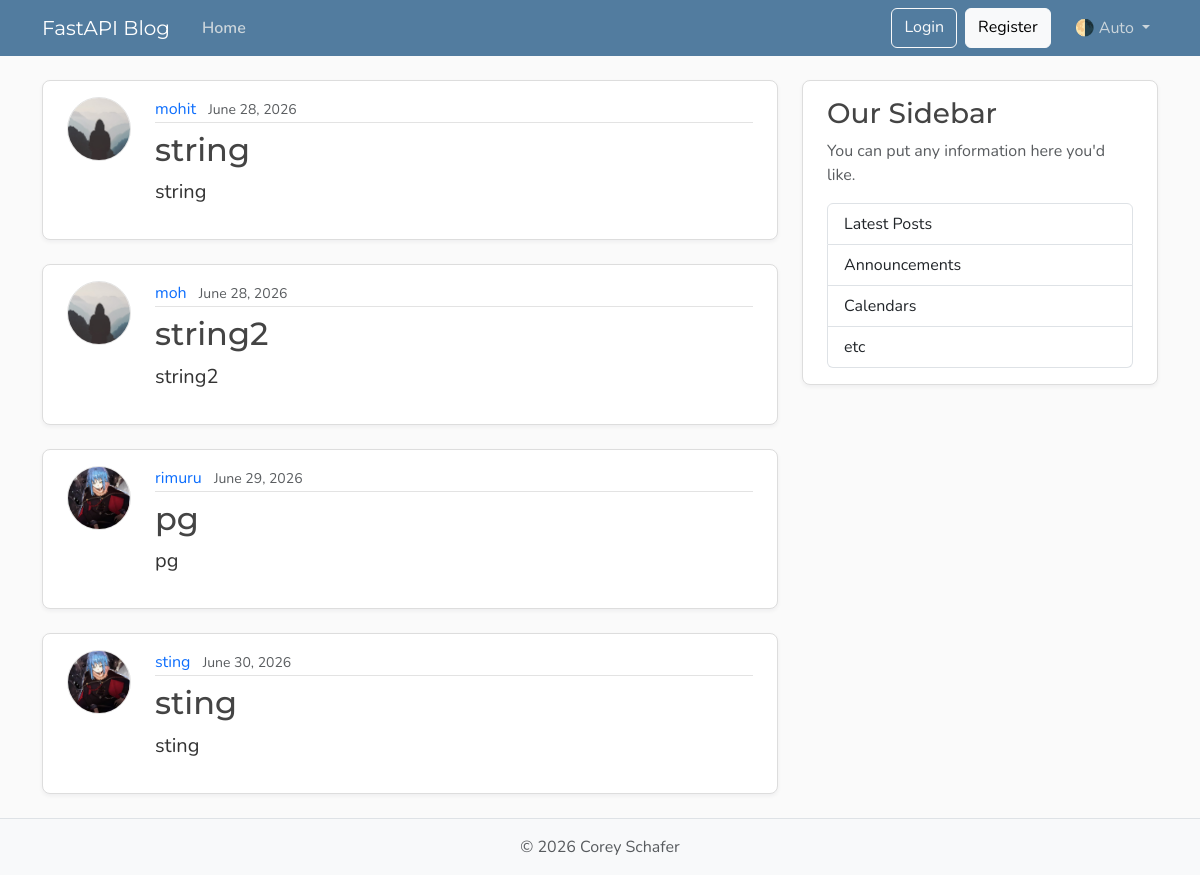
The page /posts on the database its author committed.
### models.py (models this page shows, shortened)
class Post(Base):
    __tablename__ = "posts"
    id: Mapped[int] = mapped_column(Integer, primary_key=True, index=True)
    title: Mapped[str] = mapped_column(String(100), nullable=False)
    content: Mapped[str] = mapped_column(Text, nullable=False)
    author: Mapped[User] = relationship(back_populates="posts")
    user_id: Mapped[int] = mapped_column(
        ForeignKey("users.id"),
        nullable=False,
        index=True,
    )
    date_posted: Mapped[datetime] = mapped_column(
        DateTime(timezone=True),
        default=lambda: datetime.now(UTC),
    )

class User(Base):
    __tablename__ = "users"
    id: Mapped[int] = mapped_column(Integer, primary_key=True, index=True)
    username: Mapped[str] = mapped_column(String(50), unique=True, nullable=False)
    email: Mapped[str] = mapped_column(String(120), unique=True, nullable=False)
    image_file: Mapped[str | None] = mapped_column(
        String(200),
        nullable=True,
        default=None,
    )
    posts: Mapped[list[Post]] = relationship(back_populates="author",cascade="all,delete-orphan")#* adding cascade part mean we are allowing to delete orphan post(post with a deleted user)

### notes.py (the view)
@app.get("/", include_in_schema=False, name="home")
@app.get("/posts", include_in_schema=False, name="posts")
async def home(request: Request, db: Annotated[AsyncSession, Depends(get_db)]):
    result = await db.execute(
        select(models.Post).options(selectinload(models.Post.author)),
    )                                 #* ^-- this is added in route in which we need to use relationship of author
    posts = result.scalars().all()
    return templates.TemplateResponse(
        request,
        "home.html",
        {"posts": posts, "title": "Home"},
    )

### templates/home.html
{% extends "layout.html" %}
{% block content %}
{% for post in posts %}
<article class="content-section py-3 px-4 mb-4">
  <div class="d-flex align-items-start gap-4">
    <img class="rounded-circle article-img flex-shrink-0"
      src="{{post.author.image_path}}" alt="{{ post.author.username }}'s profile picture" width="64" height="64"
      loading="lazy">
    <div class="flex-grow-1">
      <div class="article-metadata mb-2">
        <a class="me-2" href="{{ url_for('user_posts', user_id=post.author.id)}}">{{ post.author.username }}</a>
        <small class="text-body-secondary">{{ post.date_posted.strftime('%B %d, %Y') }}</small>
      </div>
      <h2>
        <a class="article-title" href="{{ url_for('post_page', post_id=post.id)}}">{{ post.title }}</a>
      </h2>
      <p class="article-content">{{ post.content }}</p>
    </div>
  </div>
</article>
{% endfor %}
{% endblock content %}

### templates/layout.html (shortened to what this page needs)
<!DOCTYPE html>
<html lang="en">
  <head>
    <link href="https://cdn.jsdelivr.net/npm/bootstrap@5.3.8/dist/css/bootstrap.min.css"
          rel="stylesheet"
>
    <link rel="stylesheet"
          type="text/css"
          href="{{ url_for('static', path='css/main.css') }}">
  </head>
  <body class="d-flex flex-column min-vh-100">
    <header class="site-header">
      <nav class="navbar navbar-expand-md bg-steel fixed-top"
           data-bs-theme="dark">
        <div class="container">
          <a class="navbar-brand me-4" href="#">FastAPI Blog</a>
          <div class="collapse navbar-collapse" id="navbarToggle">
            <div class="navbar-nav me-auto">
              <a class="nav-link active" aria-current="page" href="#">Home</a>
            </div>
            <div class="navbar-nav">
              <a class="btn btn-outline-light mb-2 mb-md-0 me-md-2" href="#">Login</a>
              <a class="btn btn-light mb-2 mb-md-0 me-md-3" href="#">Register</a>
              <div class="nav-item dropdown">
                <a class="nav-link dropdown-toggle"
                   href="#"
                   role="button"
                   id="bd-theme"
                   data-bs-toggle="dropdown"
                   aria-expanded="false">
                  <span id="bd-theme-text">🌗 Auto</span>
                </a>
              </div>
            </div>
          </div>
        </div>
      </nav>
    </header>
    <main role="main" class="container">
      <div class="row">
        <div class="col-md-8">
          {% block content %}
          {% endblock content %}
        </div>
        <aside class="col-md-4">
          <div class="content-section py-3 px-4 mb-4">
            <h3>Our Sidebar</h3>
            <p class="text-body-secondary">You can put any information here you'd like.</p>
            <ul class="list-group">
              <li class="list-group-item">Latest Posts</li>
              <li class="list-group-item">Announcements</li>
              <li class="list-group-item">Calendars</li>
              <li class="list-group-item">etc</li>
            </ul>
          </div>
        </aside>
      </div>
    </main>
    <footer class="mt-auto py-3 bg-body-tertiary border-top">
      <div class="container text-center">
        <p class="text-body-secondary mb-0">
          © <span id="year"></span> Corey Schafer
        </p>
      </div>
    </footer>
  </body>
</html>

### static/css/main.css (style rules this page uses)
:root { --font-heading: "Montserrat", system-ui, -apple-system, BlinkMacSystemFont, sans-serif; --font-body: "Nunito", system-ui, -apple-system, BlinkMacSystemFont, sans-serif; --color-bg-body: #fafafa; --color-bg-content: #ffffff; --color-text-primary: #333333; --color-text-heading: #444444; --color-steel: #527c9f; --color-nav-link: #cbd5db; --color-nav-link-hover: #ffffff; --color-link-hover: #428bca; --color-border: #dddddd; --color-border-light: #e3e3e3; --spacing-xl: 5rem; --article-img-size: 4rem; --account-img-size: 7.813rem; }
body { font-family: var(--font-body); background: var(--color-bg-body); color: var(--color-text-primary); }
main { padding-top: var(--spacing-xl); }
h1, h2, h3, h4, h5, h6 { font-family: var(--font-heading); color: var(--color-text-heading); }
.navbar-brand { font-family: var(--font-heading); }
a { text-decoration: none; }
.bg-steel { background-color: var(--color-steel); }
.site-header .navbar-nav .nav-link { color: var(--color-nav-link); transition: color 0.2s ease-in-out; }
.site-header .navbar-nav .nav-link.active { font-weight: 600; }
.content-section { background: var(--color-bg-content); border: 1px solid var(--color-border); border-radius: 0.5rem; box-shadow: 0 2px 4px rgba(15, 23, 42, 0.05); transition: box-shadow 0.15s ease, transform 0.15s ease, border-color 0.15s ease; }
.article-title { color: var(--color-text-heading); transition: color 0.2s ease-in-out; }
.article-content { white-space: pre-line; font-size: 1.25rem; }
.article-img { height: var(--article-img-size); width: var(--article-img-size); flex-shrink: 0; object-fit: cover; border: 1px solid var(--color-border-light); box-shadow: 0 0 0 2px var(--color-bg-content); }
.article-metadata { padding-bottom: 0.063rem; border-bottom: 1px solid var(--color-border-light); }
.article-metadata a { transition: color 0.2s ease-in-out; }
[data-bs-theme="dark"] { --color-bg-body: #1a1a1a; --color-bg-content: #2d2d2d; --color-text-primary: #e0e0e0; --color-text-heading: #f0f0f0; --color-border: #404040; --color-border-light: #4a4a4a; }

### rows shown on the page
Post: author.username "mohit", date_posted "June 28, 2026", title "string", content "string"
Post: author.username "moh", date_posted "June 28, 2026", title "string2", content "string2"
Post: author.image_path (picture), author.username "rimuru", date_posted "June 29, 2026", title "pg", content "pg"
Post: author.image_path (picture), author.username "sting", date_posted "June 30, 2026", title "sting", content "sting"
